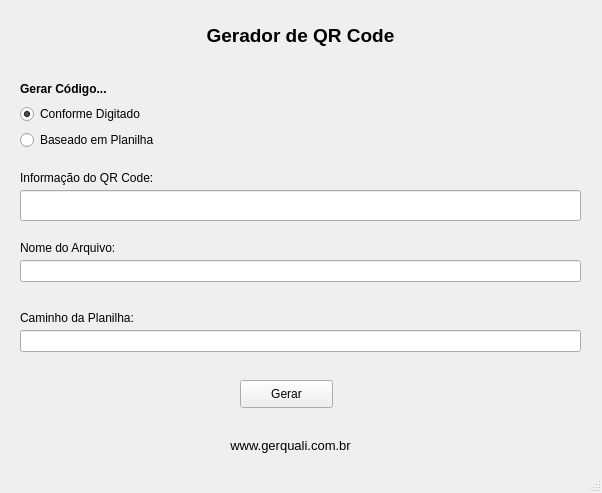
<?xml version="1.0" encoding="UTF-8"?>
<ui version="4.0">
 <class>MainWindow</class>
 <widget class="QMainWindow" name="MainWindow">
  <property name="windowModality">
   <enum>Qt::ApplicationModal</enum>
  </property>
  <property name="enabled">
   <bool>true</bool>
  </property>
  <property name="geometry">
   <rect>
    <x>0</x>
    <y>0</y>
    <width>602</width>
    <height>493</height>
   </rect>
  </property>
  <property name="font">
   <font>
    <weight>50</weight>
    <bold>false</bold>
   </font>
  </property>
  <property name="contextMenuPolicy">
   <enum>Qt::NoContextMenu</enum>
  </property>
  <property name="windowTitle">
   <string>GeraCode 0.1</string>
  </property>
  <property name="tabShape">
   <enum>QTabWidget::Rounded</enum>
  </property>
  <widget class="QWidget" name="centralwidget">
   <widget class="QLineEdit" name="txtNomeArquivo">
    <property name="geometry">
     <rect>
      <x>20</x>
      <y>260</y>
      <width>561</width>
      <height>22</height>
     </rect>
    </property>
   </widget>
   <widget class="QPushButton" name="btoGerar">
    <property name="geometry">
     <rect>
      <x>240</x>
      <y>380</y>
      <width>93</width>
      <height>28</height>
     </rect>
    </property>
    <property name="text">
     <string>Gerar</string>
    </property>
   </widget>
   <widget class="QLabel" name="label">
    <property name="geometry">
     <rect>
      <x>20</x>
      <y>170</y>
      <width>151</width>
      <height>16</height>
     </rect>
    </property>
    <property name="text">
     <string>Informação do QR Code:</string>
    </property>
   </widget>
   <widget class="QLabel" name="label_3">
    <property name="geometry">
     <rect>
      <x>20</x>
      <y>20</y>
      <width>561</width>
      <height>31</height>
     </rect>
    </property>
    <property name="font">
     <font>
      <pointsize>14</pointsize>
      <weight>75</weight>
      <italic>false</italic>
      <bold>true</bold>
     </font>
    </property>
    <property name="text">
     <string>Gerador de QR Code</string>
    </property>
    <property name="alignment">
     <set>Qt::AlignCenter</set>
    </property>
   </widget>
   <widget class="QLabel" name="label_4">
    <property name="geometry">
     <rect>
      <x>20</x>
      <y>240</y>
      <width>151</width>
      <height>16</height>
     </rect>
    </property>
    <property name="text">
     <string>Nome do Arquivo:</string>
    </property>
   </widget>
   <widget class="QLineEdit" name="txtPlanilha">
    <property name="geometry">
     <rect>
      <x>20</x>
      <y>330</y>
      <width>561</width>
      <height>22</height>
     </rect>
    </property>
   </widget>
   <widget class="QLabel" name="label_5">
    <property name="geometry">
     <rect>
      <x>20</x>
      <y>310</y>
      <width>151</width>
      <height>16</height>
     </rect>
    </property>
    <property name="text">
     <string>Caminho da Planilha:</string>
    </property>
   </widget>
   <widget class="QLabel" name="label_6">
    <property name="geometry">
     <rect>
      <x>10</x>
      <y>430</y>
      <width>561</width>
      <height>31</height>
     </rect>
    </property>
    <property name="font">
     <font>
      <family>Arial</family>
      <pointsize>10</pointsize>
      <weight>50</weight>
      <italic>false</italic>
      <bold>false</bold>
      <underline>false</underline>
     </font>
    </property>
    <property name="text">
     <string>www.gerquali.com.br</string>
    </property>
    <property name="alignment">
     <set>Qt::AlignCenter</set>
    </property>
   </widget>
   <widget class="QWidget" name="layoutWidget">
    <property name="geometry">
     <rect>
      <x>20</x>
      <y>80</y>
      <width>160</width>
      <height>70</height>
     </rect>
    </property>
    <layout class="QVBoxLayout" name="verticalLayout">
     <item>
      <widget class="QLabel" name="label_2">
       <property name="font">
        <font>
         <weight>75</weight>
         <bold>true</bold>
        </font>
       </property>
       <property name="text">
        <string>Gerar Código...</string>
       </property>
      </widget>
     </item>
     <item>
      <widget class="QRadioButton" name="rbDigitado">
       <property name="text">
        <string>Conforme Digitado</string>
       </property>
       <property name="checked">
        <bool>true</bool>
       </property>
      </widget>
     </item>
     <item>
      <widget class="QRadioButton" name="rbPlanilha">
       <property name="text">
        <string>Baseado em Planilha</string>
       </property>
      </widget>
     </item>
    </layout>
   </widget>
   <widget class="QLineEdit" name="txtConteudo">
    <property name="geometry">
     <rect>
      <x>20</x>
      <y>190</y>
      <width>561</width>
      <height>31</height>
     </rect>
    </property>
   </widget>
  </widget>
  <widget class="QStatusBar" name="statusbar"/>
 </widget>
 <resources/>
 <connections/>
</ui>
